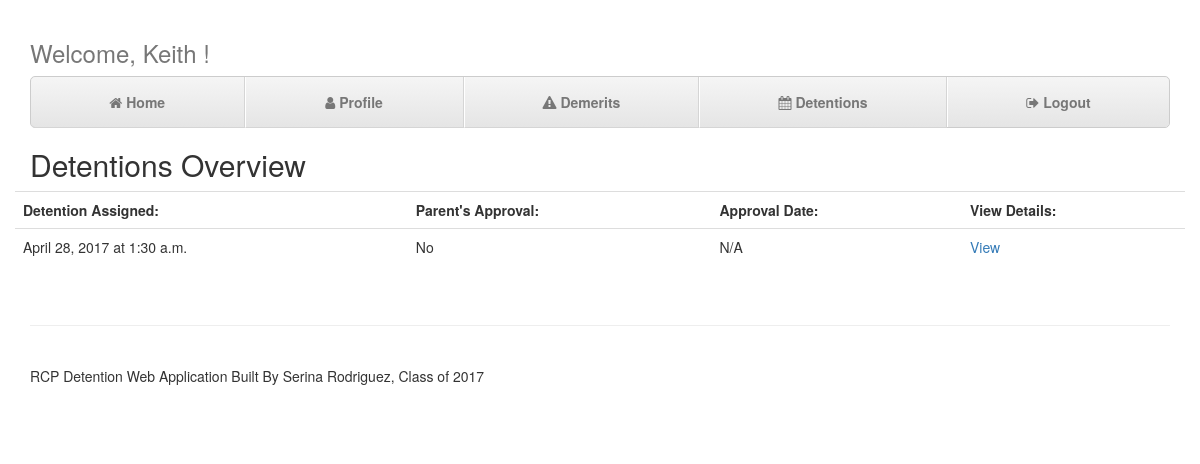
/detentions/ (signed in), run on an earlier commit of the app's database.
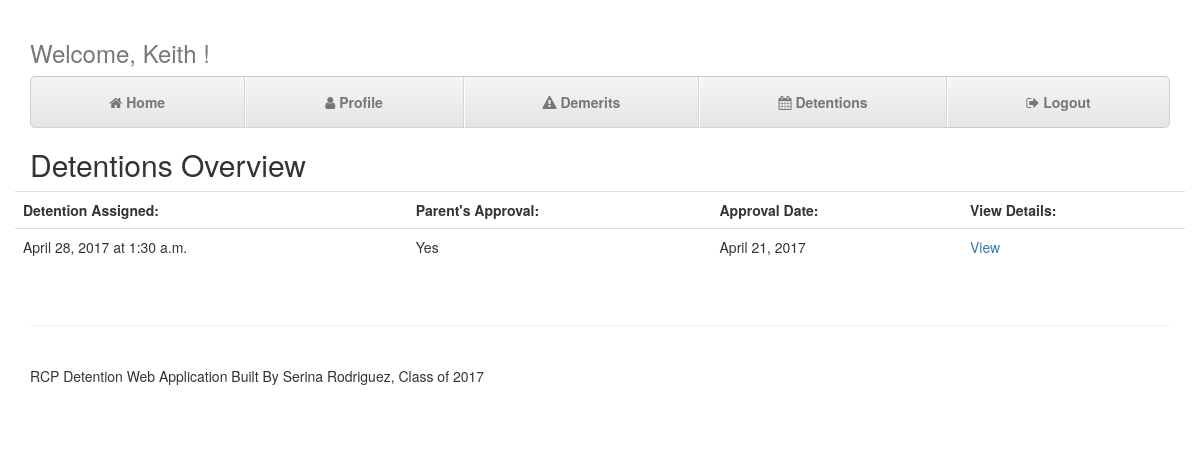
And on a later commit of the database.
### detention/models.py (models this page shows)
class Detention(models.Model):
    detention_date = models.DateField()
    start_time = models.TimeField()
    location = models.CharField(max_length=50)
    parent_profile = models.ForeignKey(ParentProfile)
    parent_approval = models.BooleanField(default=False)
    parent_approval_date = models.DateField(default=datetime.datetime.now)
    demerit = models.ManyToManyField(Demerit)

### detention/views.py (the view)
# urls.py: url(r'^detentions/$', views.detention, name='detentions'),
def detention(request):
    username_pk = request.user.pk
    if username_pk is None:
        return redirect('login')
    else:
        student_check = StudentProfile.objects.filter(username=request.user)
        parent_check = ParentProfile.objects.filter(username=request.user)
        if len(student_check)>0:
            student = StudentProfile.objects.get(username=request.user)
            detention = Detention.objects.filter(demerit__student=student).values('detention_date', 'parent_approval', 'parent_approval_date', 'id', 'start_time').annotate(Count('detention_date'))
            parent = None
        elif len(parent_check)>0:
            parent = ParentProfile.objects.get(username=request.user)
            detention = Detention.objects.filter(demerit__student=parent.student_username).values('detention_date', 'parent_approval', 'parent_approval_date', 'id','start_time').annotate(Count('detention_date'))
            student = None
    context = {'student':student, 'det': detention, 'parent': parent}
    return render(request, 'detention/detention.html', context)

### detention/templates/detention/detention.html
{% extends 'detention/base.html' %}
{% load crispy_forms_tags %}
{% block content %}
<h2>Detentions Overview</h2>
<div class="row">
    <div class="table-responsive">
        <table class="table">
            <th>Detention Assigned:</th>
            <th>Parent's Approval:</th>
            <th>Approval Date:</th>
            <th>View Details:</th>
            {% for d in det %}
            <tr>
                <td>{{d.detention_date}} at {{d.start_time}}</td>
                <td>{% if d.parent_approval %}Yes{% else %}No{% endif %}</td>
                <td>{% if d.parent_approval %}{{d.parent_approval_date}}{% else %}N/A{% endif %}</td>
                <td><a href="{{d.id}}/view">View</a></td>
            </tr>{% endfor %}
        </table>
    </div>
</div>
{% endblock %}

What changed in the data, as far as the page shows it:
changed Detention: parent_approval_date (not shown) → "April 21, 2017"; text "No N/A" → "Yes"
